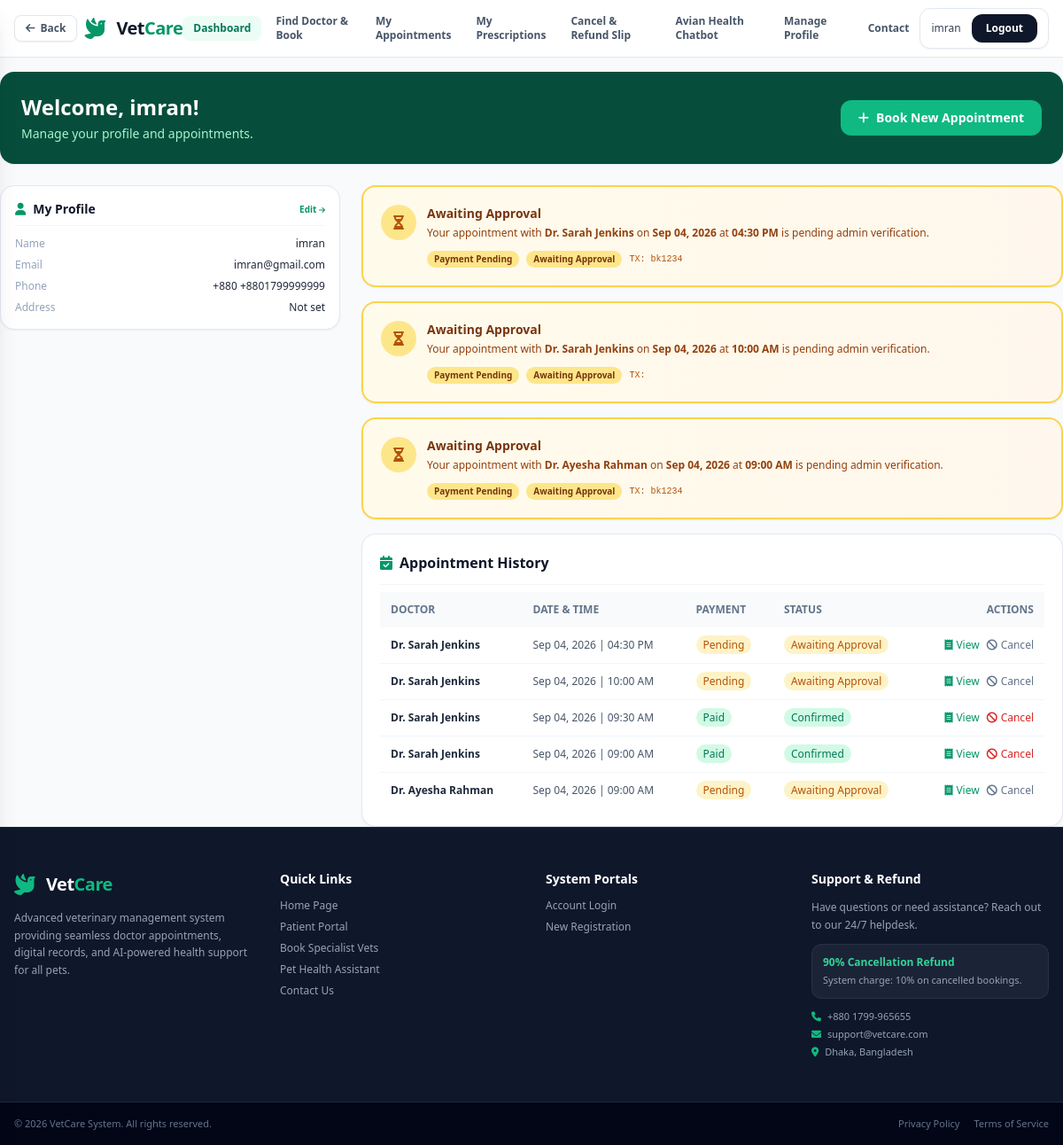
The app's page /dashboard/ (signed in), older data.
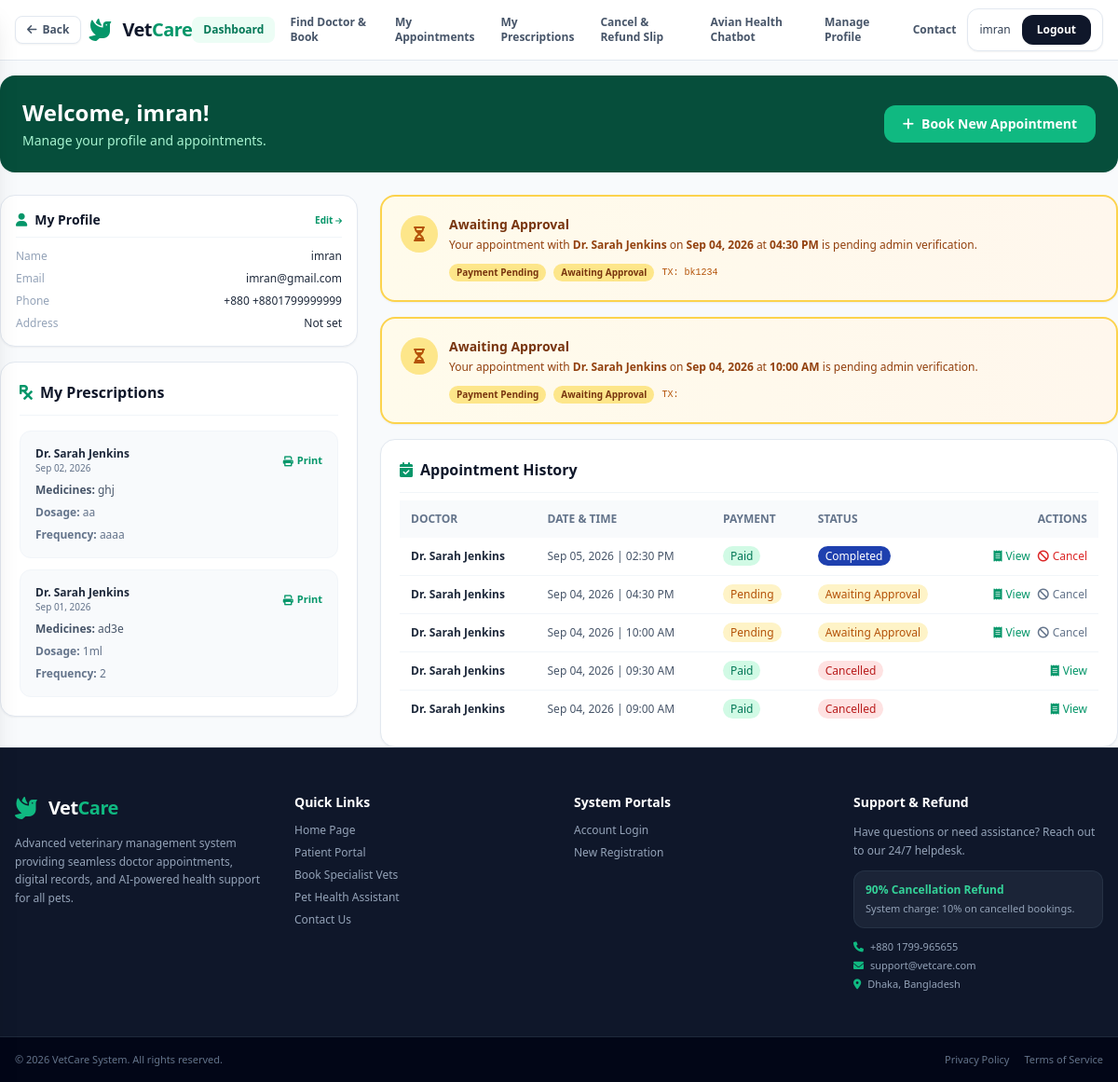
The same page, newer data.
### booking/models.py (models this page shows, shortened)
class Appointment(models.Model):
    STATUS_CHOICES = (
        ('PENDING', 'Pending'),
        ('CONFIRMED', 'Confirmed'),
        ('COMPLETED', 'Completed'),
        ('CANCELLED', 'Cancelled'),
    )
    patient = models.ForeignKey('patient.Patient', on_delete=models.CASCADE, related_name='appointments')
    doctor = models.ForeignKey('vet.Doctor', on_delete=models.CASCADE, related_name='appointments')
    date = models.DateField()
    time = models.TimeField()
    status = models.CharField(max_length=20, choices=STATUS_CHOICES, default='PENDING')
    fee = models.DecimalField(max_digits=8, decimal_places=2, default=1500.00)
    notes = models.TextField(blank=True)
    created_at = models.DateTimeField(auto_now_add=True)
    updated_at = models.DateTimeField(auto_now=True)
    class Meta:
        ordering = ['-date', '-time']

class Payment(models.Model):
    PAYMENT_STATUS = (
        ('PENDING', 'Pending'),
        ('PAID', 'Paid'),
        ('REFUNDED', 'Refunded'),
        ('FAILED', 'Failed'),
    )
    appointment = models.OneToOneField(Appointment, on_delete=models.CASCADE, related_name='payment')
    amount = models.DecimalField(max_digits=8, decimal_places=2)
    status = models.CharField(max_length=20, choices=PAYMENT_STATUS, default='PENDING')
    transaction_id = models.CharField(max_length=100, blank=True)
    payment_method = models.CharField(max_length=50, blank=True)
    phone_number = models.CharField(max_length=20, blank=True)
    created_at = models.DateTimeField(auto_now_add=True)
    paid_at = models.DateTimeField(null=True, blank=True)

### vet/models.py (models this page shows, shortened)
class Doctor(models.Model):
    user = models.OneToOneField(settings.AUTH_USER_MODEL, on_delete=models.CASCADE, related_name='doctor_profile')
    specialty = models.CharField(max_length=100)
    experience_years = models.IntegerField(default=0)
    qualification = models.CharField(max_length=200, blank=True)
    license_number = models.CharField(max_length=50, blank=True)
    consultation_fee = models.DecimalField(max_digits=8, decimal_places=2, default=1500.00)
    bio = models.TextField(blank=True)
    is_active = models.BooleanField(default=True)
    created_at = models.DateTimeField(auto_now_add=True)

### accounts/models.py (models this page shows, shortened)
class User(AbstractUser):
    ROLE_CHOICES = (
        ('PATIENT', 'Patient'),
        ('DOCTOR', 'Doctor'),
        ('ADMIN', 'Admin'),
    )
    role = models.CharField(max_length=20, choices=ROLE_CHOICES, default='PATIENT')
    phone = models.CharField(max_length=20, blank=True)
    country_code = models.CharField(max_length=5, default='+880', blank=True)
    address = models.TextField(blank=True)
    created_at = models.DateTimeField(auto_now_add=True)

### patient/models.py (models this page shows, shortened)
class MedicalHistory(models.Model):
    patient = models.ForeignKey(Patient, on_delete=models.CASCADE, related_name='medical_histories')
    appointment = models.ForeignKey('booking.Appointment', on_delete=models.SET_NULL, null=True, blank=True, related_name='medical_histories')
    diagnosis = models.TextField()
    notes = models.TextField(blank=True)
    medical_suggestion = models.TextField(blank=True)
    medicines = models.TextField(blank=True)
    dosage = models.TextField(blank=True)
    frequency = models.CharField(max_length=100, blank=True)
    duration = models.CharField(max_length=100, blank=True)
    date = models.DateField()
    created_at = models.DateTimeField(auto_now_add=True)

### patient/views.py (the view)
# urls.py: path('dashboard/', views.dashboard, name='patient_dashboard'),
@login_required
def dashboard(request):
    if request.user.role != 'PATIENT':
        return render(request, '403.html', status=403)
    try:
        patient = request.user.patient_profile
        appointments = patient.appointments.select_related('doctor__user', 'payment').order_by('-date', '-time')[:5]
        prescriptions = MedicalHistory.objects.filter(
            patient=patient
        ).select_related('appointment__doctor__user').order_by('-date', '-created_at')[:5]
    except Patient.DoesNotExist:
        patient = None
        appointments = []
        prescriptions = []
    has_pending = any(
        getattr(apt, 'payment', None) and apt.payment.status == 'PENDING' and apt.status == 'PENDING'
        for apt in appointments
    )
    context = {
        'patient': patient,
        'appointments': appointments,
        'prescriptions': prescriptions,
        'has_pending_payment': has_pending,
    }
    return render(request, 'dashboard.html', context)

### vetcure/templates/dashboard.html (shortened to what the changed rows need)
{% extends 'base.html' %}
{% block content %}
<div class="flex flex-col sm:flex-row sm:items-center justify-between gap-4 bg-emerald-900 text-white p-6 rounded-2xl shadow-sm mt-4">
    <div>
        <h1 class="text-2xl font-bold">Welcome, {{ user.get_full_name|default:user.username }}!</h1>
    </div>
</div>
    <div class="grid grid-cols-1 lg:grid-cols-3 gap-6 mt-6">
        <div class="lg:col-span-1 space-y-4">
            <a href="{% url 'manage_profile' %}" class="block bg-white p-4 rounded-2xl border border-slate-200 shadow-sm hover:border-emerald-500 hover:shadow-md transition">
                <div class="flex items-center justify-between border-b border-slate-100 pb-2 mb-3">
                    <h2 class="font-bold text-slate-900 text-sm flex items-center gap-2">
                        <i class="fa-solid fa-user text-emerald-600"></i> My Profile
                    </h2>
                </div>
            </a>
            {% if prescriptions %}
            <div class="bg-white p-5 rounded-2xl border border-slate-200 shadow-sm">
                <h2 class="font-bold text-slate-900 border-b border-slate-100 pb-3 flex items-center gap-2 mb-4">
                    <i class="fa-solid fa-prescription text-emerald-600"></i> My Prescriptions
                </h2>
                <div class="space-y-3">
                    {% for prescription in prescriptions %}
                    <div class="bg-slate-50 p-4 rounded-xl border border-slate-100 space-y-2">
                        <div class="flex items-center justify-between">
                            <div>
                                <p class="font-semibold text-slate-800 text-xs">
                                    {% if prescription.appointment %}
                                        Dr. {{ prescription.appointment.doctor.user.get_full_name }}
                                    {% else %}
                                        General Consultation
                                    {% endif %}
                                </p>
                                <p class="text-[10px] text-slate-500">{{ prescription.date|date:"M d, Y" }}</p>
                            </div>
                            <a href="{% url 'print_prescription' prescription.id %}" target="_blank" class="inline-flex items-center gap-1 text-emerald-600 hover:underline text-[11px] font-semibold">
                                <i class="fa-solid fa-print"></i> Print
                            </a>
                        </div>
                        {% if prescription.medicines %}<p class="text-xs text-slate-600"><span class="font-semibold">Medicines:</span> {{ prescription.medicines|truncatewords:15 }}</p>{% endif %}
                        {% if prescription.dosage %}<p class="text-xs text-slate-500"><span class="font-semibold">Dosage:</span> {{ prescription.dosage }}</p>{% endif %}
                        {% if prescription.frequency %}<p class="text-xs text-slate-500"><span class="font-semibold">Frequency:</span> {{ prescription.frequency }}</p>{% endif %}
                    </div>
                    {% endfor %}
                </div>
            </div>
            {% endif %}
        </div>
    <div class="lg:col-span-2 space-y-4">
        {% for apt in appointments %}
            {% if apt.payment.status == "PENDING" and apt.status == "PENDING" %}
        <div class="bg-gradient-to-r from-amber-50 to-orange-50 border-2 border-amber-300 rounded-2xl p-5 shadow-sm">
            <div class="flex items-start gap-3">
                <div class="w-10 h-10 rounded-full bg-amber-200 text-amber-700 flex items-center justify-center flex-shrink-0">
                    <i class="fa-solid fa-hourglass-half animate-pulse"></i>
                </div>
                <div class="flex-1">
                    <h3 class="font-bold text-amber-900 text-sm">Awaiting Approval</h3>
                    <p class="text-xs text-amber-800 mt-1">
                        Your appointment with <strong>Dr. {{ apt.doctor.user.get_full_name }}</strong> on <strong>{{ apt.date|date:"M d, Y" }}</strong> at <strong>{{ apt.time|time:"h:i A" }}</strong> is pending admin verification.
                    </p>
                    <div class="mt-3 flex items-center gap-2">
                        <span class="bg-amber-200 text-amber-900 px-2 py-0.5 rounded-full font-bold text-[10px]">Payment Pending</span>
                        <span class="bg-amber-200 text-amber-900 px-2 py-0.5 rounded-full font-bold text-[10px]">Awaiting Approval</span>
                        <span class="text-[10px] text-amber-700 font-mono">TX: {{ apt.payment.transaction_id }}</span>
                    </div>
                </div>
            </div>
        </div>
            {% endif %}
        {% endfor %}
        <div class="bg-white p-5 rounded-2xl border border-slate-200 shadow-sm">
            <h2 class="font-bold text-slate-900 border-b border-slate-100 pb-3 flex items-center gap-2">
                <i class="fa-solid fa-calendar-check text-emerald-600"></i> Appointment History
            </h2>
            <div class="overflow-x-auto mt-2">
                <table class="w-full text-left text-xs text-slate-600">
                    <thead class="bg-slate-50 text-slate-500 uppercase">
                        <tr>
                            <th class="p-3">Doctor</th>
                            <th class="p-3">Date & Time</th>
                            <th class="p-3">Payment</th>
                            <th class="p-3">Status</th>
                            <th class="p-3 text-right">Actions</th>
                        </tr>
                    </thead>
                    <tbody class="divide-y divide-slate-100">
                        {% for appointment in appointments %}
                        <tr>
                            <td class="p-3 font-semibold text-slate-800">Dr. {{ appointment.doctor.user.get_full_name }}</td>
                            <td class="p-3">{{ appointment.date|date:"M d, Y" }} | {{ appointment.time|time:"h:i A" }}</td>
                            <td class="p-3">
                                {% if appointment.payment %}
                                    {% if appointment.payment.status == "PAID" %}
                                    <span class="bg-emerald-100 text-emerald-700 px-2 py-0.5 rounded-full font-medium">Paid</span>
                                    {% elif appointment.payment.status == "PENDING" %}
                                    <span class="bg-amber-100 text-amber-700 px-2 py-0.5 rounded-full font-medium">Pending</span>
                                    {% elif appointment.payment.status == "REFUNDED" %}
                                    <span class="bg-blue-100 text-blue-700 px-2 py-0.5 rounded-full font-medium">Refunded</span>
                                    {% else %}
                                    <span class="bg-red-100 text-red-700 px-2 py-0.5 rounded-full font-medium">{{ appointment.payment.status }}</span>
                                    {% endif %}
                                {% else %}
                                <span class="bg-slate-100 text-slate-500 px-2 py-0.5 rounded-full font-medium">No Payment</span>
                                {% endif %}
                            </td>
                            <td class="p-3">
                                {% if appointment.status == "CONFIRMED" %}
                                <span class="bg-emerald-100 text-emerald-700 px-2 py-0.5 rounded-full font-medium">Confirmed</span>
                                {% elif appointment.status == "PENDING" %}
                                <span class="bg-amber-100 text-amber-700 px-2 py-0.5 rounded-full font-medium">Awaiting Approval</span>
                                {% elif appointment.status == "COMPLETED" %}
                                <span class="bg-blue-800 text-white px-2 py-0.5 rounded-full font-medium">Completed</span>
                                {% else %}
                                <span class="bg-red-100 text-red-700 px-2 py-0.5 rounded-full font-medium">Cancelled</span>
                                {% endif %}
                            </td>
                            <td class="p-3 text-right">
                                <div class="flex items-center justify-end gap-2">
                                    <a href="{% url 'receipt' appointment.id %}" target="_blank" class="inline-flex items-center gap-1 text-emerald-600 font-medium hover:underline" title="View & Download Receipt">
                                        <i class="fa-solid fa-receipt"></i> View
                                    </a>
                                    {% if appointment.status == "CANCELLED" %}
                                        {% if appointment.refund %}
                                        <a href="{% url 'refund_slip' appointment.refund.id %}" target="_blank" class="inline-flex items-center gap-1 text-amber-600 font-medium hover:underline" title="View & Download Refund Slip">
                                            <i class="fa-solid fa-file-invoice-dollar"></i> Refund
                                        </a>
                                        {% endif %}
                                    {% elif appointment.payment %}
                                    {% if appointment.payment.status == "PAID" %}
                                    <button onclick="openCancelModal({{ appointment.id }}, {{ appointment.fee }}, 'PAID')" class="inline-flex items-center gap-1 text-red-600 font-medium hover:underline" title="Cancel Appointment (refund eligible)">
                                        <i class="fa-solid fa-ban"></i> Cancel
                                    </button>
                                    {% elif appointment.payment.status == "PENDING" %}
                                    <form method="post" action="{% url 'cancel_appointment' appointment.id %}" class="inline" onsubmit="return confirm('⚠️ Important: Your payment is still pending verification. As per our policy, refund will only be issued AFTER the payment is confirmed/paid. If you cancel now, your pending payment will be marked as failed and no refund will be processed.')">
                                        <button type="submit" class="inline-flex items-center gap-1 text-slate-500 font-medium hover:underline" title="Cancel appointment (payment not yet verified)">
                                            <i class="fa-solid fa-ban"></i> Cancel
                                        </button>
                                    </form>
                                    {% endif %}
                                    {% endif %}
                                </div>
                            </td>
                        </tr>
                        {% empty %}
                        <tr>
                            <td colspan="5" class="p-6 text-center text-slate-500">No appointments yet. <a href="{% url 'booking_doctors' %}" class="text-emerald-600 font-semibold hover:underline">Book one now</a></td>
                        </tr>
                        {% endfor %}
                    </tbody>
                </table>
            </div>
        </div>
    </div>
</div>
{% endblock %}

Row changes from the older to the newer data that the page shows:
no longer on this page (row unchanged): Appointment: doctor.user.get_full_name "Ayesha Rahman", date "Sep 04, 2026", time "09:00 AM", payment.transaction_id "bk1234", shows "Pending", status "Awaiting Approval"
added MedicalHistory: appointment.doctor.user.get_full_name "Sarah Jenkins", date "Sep 02, 2026", medicines "ghj", dosage "aa", frequency "aaaa"
added MedicalHistory: appointment.doctor.user.get_full_name "Sarah Jenkins", date "Sep 01, 2026", medicines "ad3e", dosage "1ml", frequency "2"
added Appointment: doctor.user.get_full_name "Sarah Jenkins", date "Sep 05, 2026", time "02:30 PM", shows "Paid", status "Completed", shown under "Appointment History"
changed Appointment "09:30 AM": status "Confirmed Cancel" → "Cancelled"
changed Appointment "09:00 AM": status "Confirmed Cancel" → "Cancelled"
Text that changed along with them:
text now shown: "My Prescriptions"
